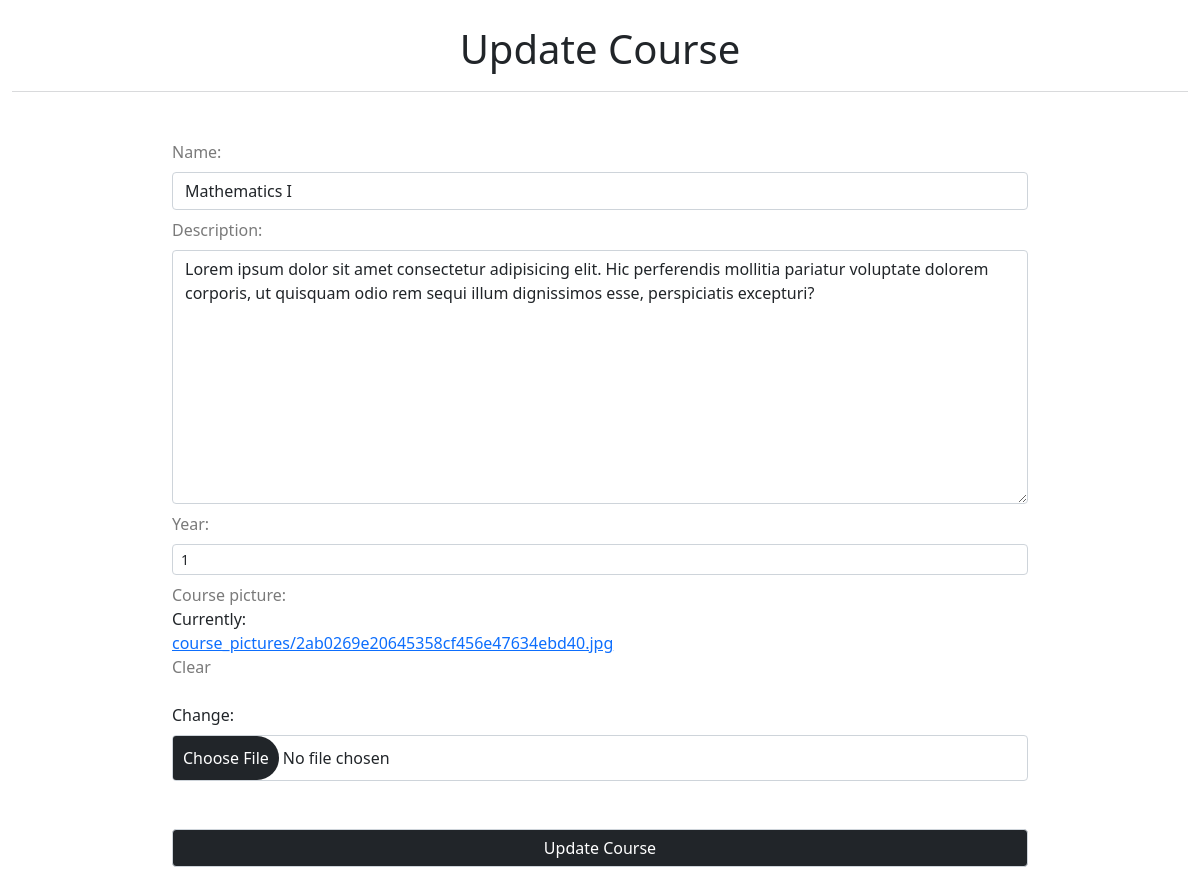
The page /academiaweb/courses/course_update/name=Mathematics I/year=1/ on the database as committed earlier.
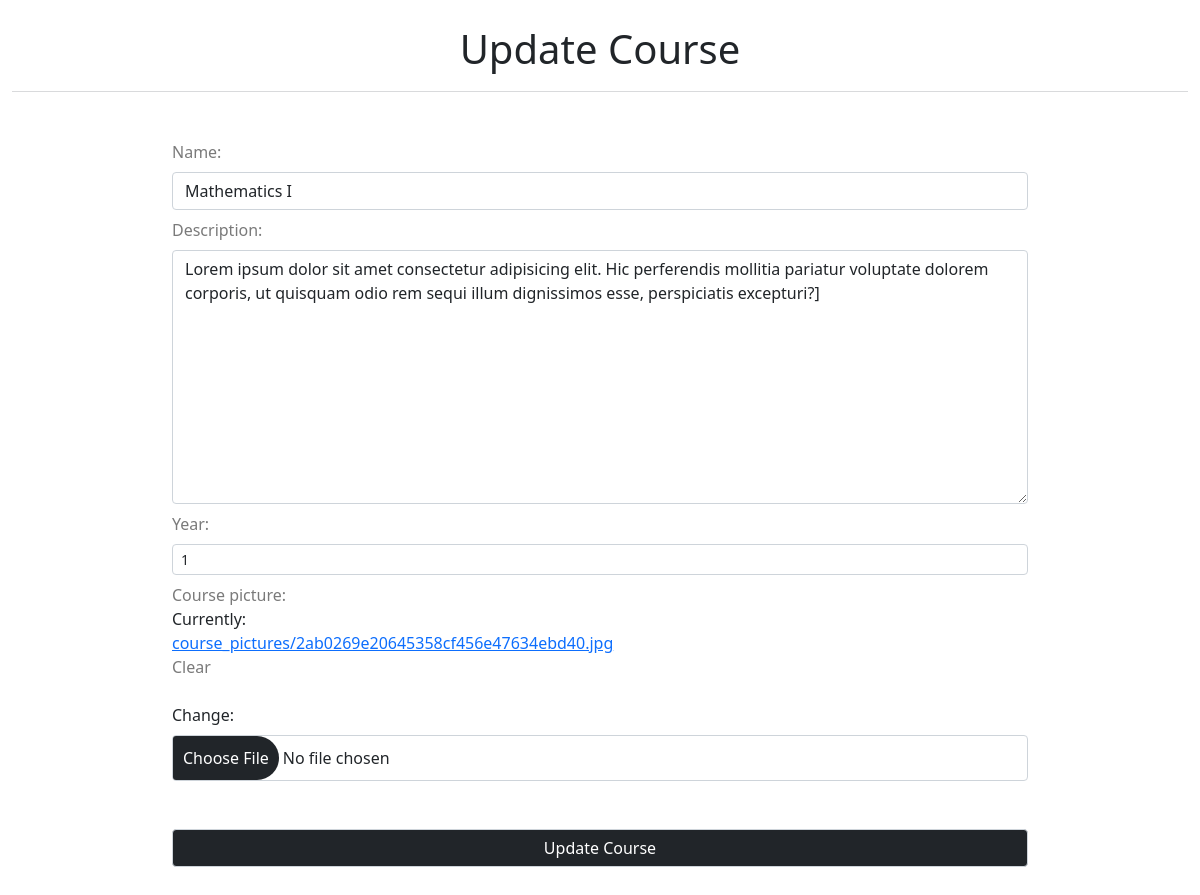
The same page on the database as committed later.
### main_app/models.py (models this page shows, shortened)
class Courses(models.Model):
    id             = models.AutoField(primary_key=True)
    name           = models.CharField(max_length=200)
    description    = models.TextField()
    year           = models.ForeignKey(SchoolYears,on_delete=models.CASCADE)
    course_picture = models.ImageField(blank=True,null=True, upload_to='course_pictures')
    class Meta():
        verbose_name        = 'Course'
        verbose_name_plural = 'Courses'

### main_app/views.py (the view, shortened to what this page needs)
# urls.py: path('courses/course_update/name=<str:name>/year=<str:year>/',views.CourseUpdate,name='course_update'),
def CourseUpdate(request,name,year):
    course = Courses.objects.get(name=name,year=year)
    form   = CoursesForm(instance=course)
    title  = 'Update Course'
    context = {'form':form,'title':title}
    return render (request,'form.html',context)

### main_app/forms.py
class  CoursesForm(forms.ModelForm):
    class Meta:
        model = Courses
        fields = '__all__'

### main_app/models.py (called while the page is built)
    def __str__(self):
        return str(self.id)

### main_app/templates/form.html (shortened to what this page needs)
{% extends 'base.html' %}
{% load static %}
{% block content %}
<link rel="stylesheet" href="{% static 'css/form.css' %}">
<div class="container-fluid">
    <div class="title">
        <h1>{{title}}</h1>
    </div>
    <form method="POST" enctype="multipart/form-data">
        {{form}}
        <input type="submit" value="{{title}}" style="margin: 2.5rem 0;">
    </form>
</div>
{% endblock %}

Rows that differ between the two databases and show on the page:
changed Courses "Mathematics I": description "…illum dignissimos esse, perspiciatis excepturi?" → "…illum dignissimos esse, perspiciatis excepturi?]"
